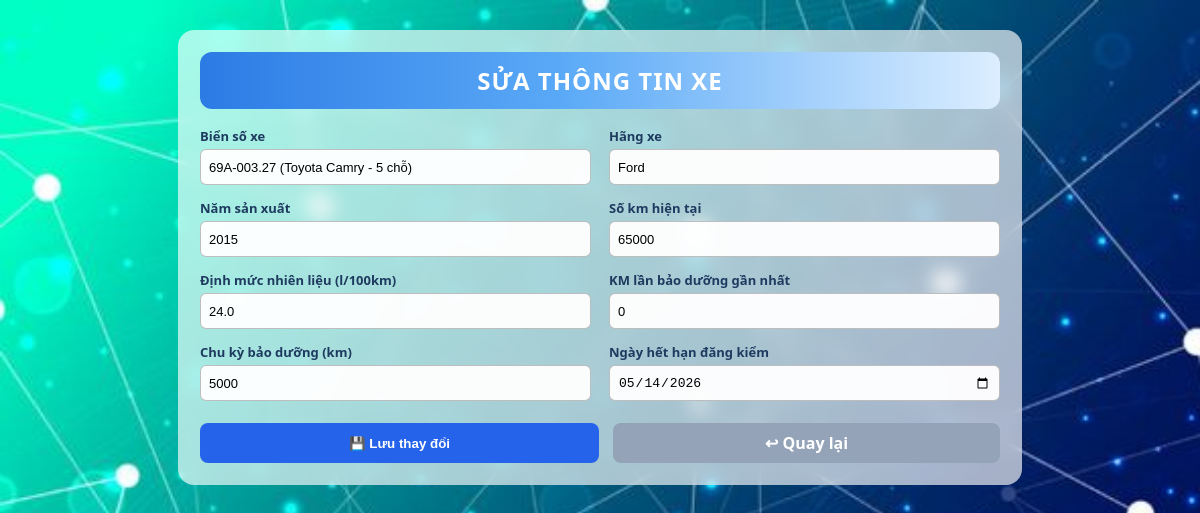
Screenshot of /sua-xe/3 with the database file from the repository.
### tables this page shows
CREATE TABLE vehicles (
  id INTEGER PRIMARY KEY AUTOINCREMENT,
  plate TEXT,
  status INTEGER,
  driver_id INTEGER
, start_time TEXT, end_time TEXT, work_content TEXT, brand TEXT, year INTEGER, km INTEGER, fuel_norm REAL, last_maintenance_km INTEGER DEFAULT 0, maintenance_cycle INTEGER DEFAULT 5000, ngay_het_han_dang_kiem DATE, requester TEXT, yeu_cau_id INTEGER);

### app.py (the view, shortened to what this page needs)
@app.route("/sua-xe/<int:vid>", methods=["GET", "POST"])
def sua_xe(vid):
    con = db()
    vehicle = con.execute("""
        SELECT
            id,
            plate,
            brand,
            year,
            km,
            fuel_norm,
            last_maintenance_km,
            maintenance_cycle,
            ngay_het_han_dang_kiem
        FROM vehicles
        WHERE id=?
    """, (vid,)).fetchone()
    con.close()
    if not vehicle:
        return "Không tìm thấy xe", 404
    return render_template(
        "sua_xe.html",
        vehicle=vehicle
    )

### app.py (called while the page is built)
def db():
    con = sqlite3.connect(
        "fleet.db",
        timeout=30,
        check_same_thread=False
    )
    con.row_factory = sqlite3.Row
    con.execute("PRAGMA journal_mode=WAL;")
    con.execute("PRAGMA synchronous=NORMAL;")
    return con

@app.before_request
def auto_session_timeout():
    session.permanent = True
    now = int(time.time())
    if "last_activity" in session:
        elapsed = now - session["last_activity"]
        if elapsed > 900:
            session.clear()
            return redirect("/login")
    session["last_activity"] = now

### templates/sua_xe.html (shortened to what this page needs)
<!DOCTYPE html>
<html lang="vi">
<head>
</head>
<body>
<div class="overlay">
<div class="card">
<div class="header">
    <h2>SỬA THÔNG TIN XE</h2>
</div>
<form method="post">
<div class="form-grid">
    <div class="form-group">
        <label>Biển số xe</label>
        <input type="text" name="plate" value="{{ vehicle.plate }}" required>
    </div>
    <div class="form-group">
        <label>Hãng xe</label>
        <input type="text" name="brand" value="{{ vehicle.brand }}">
    </div>
    <div class="form-group">
        <label>Năm sản xuất</label>
        <input type="number" name="year" value="{{ vehicle.year }}">
    </div>
    <div class="form-group">
        <label>Số km hiện tại</label>
        <input type="number" name="km" value="{{ vehicle.km }}">
    </div>
    <div class="form-group">
        <label>Định mức nhiên liệu (l/100km)</label>
        <input type="number" step="0.1" name="fuel_norm" value="{{ vehicle.fuel_norm }}">
    </div>
    <div class="form-group">
        <label>KM lần bảo dưỡng gần nhất</label>
        <input type="number" name="last_maintenance_km"
               value="{{ vehicle.last_maintenance_km }}">
    </div>
    <div class="form-group">
        <label>Chu kỳ bảo dưỡng (km)</label>
        <input type="number" name="maintenance_cycle"
               value="{{ vehicle.maintenance_cycle }}">
    </div>
    <div class="form-group">
        <label>Ngày hết hạn đăng kiểm</label>
        <input type="date" name="ngay_het_han_dang_kiem"
               value="{{ vehicle.ngay_het_han_dang_kiem }}">
    </div>
</div>
<div class="actions">
    <button type="submit" class="btn-save">💾 Lưu thay đổi</button>
    <a href="/quan-ly-xe" class="btn-back">↩ Quay lại</a>
</div>
</form>
</div>
</div>
</body>
</html>

### templates/sua_xe.html (style rules this page uses)
body { font-family:"Segoe UI",Arial,sans-serif; background-image:url("/static/10.jpg"); background-size:cover; background-attachment:fixed; margin:0; color:#1F2933; }
.overlay { padding:30px; }
.card { max-width:800px; margin:auto; background:rgba(255,255,255,0.65); backdrop-filter: blur(10px); border-radius:16px; padding:22px; }
.header { background:linear-gradient( 90deg, #2C7BE5 0%, #5AA9F7 45%, #DCEEFF 100% ); border-radius:12px; padding:12px; text-align:center; margin-bottom:18px; }
.header h2 { margin:0; color:#ffffff; letter-spacing:1px; }
.form-grid { display:grid; grid-template-columns: 1fr 1fr; gap:14px 18px; }
.form-group { display:flex; flex-direction:column; }
.form-group label { font-size:13px; font-weight:600; margin-bottom:4px; color:#1E3A5F; }
.form-group input { height:36px; padding:6px 8px; font-size:13px; border-radius:6px; border:1px solid rgba(0,0,0,0.25); background:rgba(255,255,255,0.95); box-sizing:border-box; }
.actions { display:flex; gap:14px; margin-top:22px; }
.btn-save { flex:1; background:#2563EB; color:#fff; border:none; border-radius:8px; height:40px; font-weight:600; cursor:pointer; }
.btn-back { flex:1; background:#94A3B8; color:#fff; border:none; border-radius:8px; height:40px; font-weight:600; cursor:pointer; text-align:center; line-height:40px; text-decoration:none; }

### rows the page displays
vehicles: plate "69A-003.27 (Toyota Camry - 5 chỗ)", brand "Ford", year "2015", km "65000", fuel_norm "24.0", last_maintenance_km "0", maintenance_cycle "5000", ngay_het_han_dang_kiem "05/14/2026"
